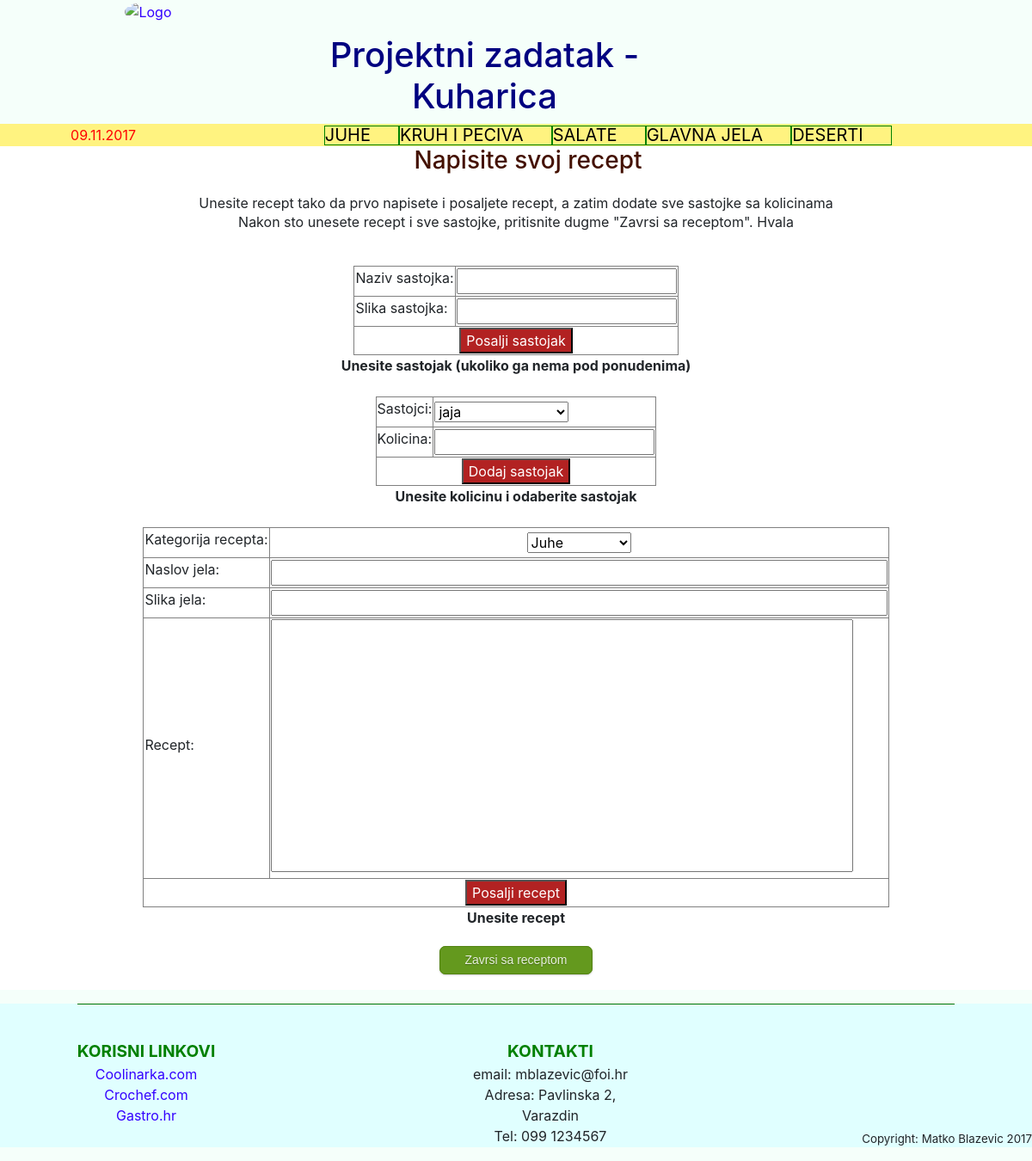
The page /novi_recepti.php on the database its author committed.
### tables this page shows
CREATE TABLE `kategorija` (
  `kategorija_id` int(10) UNSIGNED NOT NULL,
  `korisnik_id` int(10) UNSIGNED NOT NULL,
  `naziv` varchar(100) DEFAULT NULL,
  `slika` varchar(250) DEFAULT NULL
);

### novi_recepti.php (the view, shortened to what this page needs)
<?php
	include ('header.php');
	$recept_id = NULL;
	if (!empty($_POST['naslov']) && !empty($_POST['recept'])) {
		if($_SESSION['aktivni_korisnik_tip']==0) {
				$odobren = 1; }
		else { $odobren = 0; }
	$sql = "INSERT INTO  recept (recept_id ,kategorija_id ,korisnik_id ,naslov ,slika ,tekst ,odobren)
		VALUES ('$recept_id','$_POST[kategorija_id]','$_SESSION[korisnik_id]','$_POST[naslov]','$_POST[slika_jela]','$_POST[recept]','$odobren')";
		$rs = mysqli_query($link, $sql);
		 $id_recepta = mysqli_insert_id($link);
		 $_SESSION['recept_id'] = $id_recepta;
	if(! $rs) {
		$msg = "Recept nije uspjesno poslan"; }
	else { $msg = "Recept uspjesno poslan"; }
	} else {$msg = "Unesite recept";}
	$sql2 = "SELECT sastojak_id, naziv FROM sastojak";
	$res2 = mysqli_query($link, $sql2);
	if (!empty($_POST['n_sastojak']) && !empty($_POST['slika_sastojak'])) {
	$sql4 = "INSERT INTO sastojak (sastojak_id, naziv, slika)
			VALUES (NULL,'$_POST[n_sastojak]','$_POST[slika_sastojak]')";
	$res4 = mysqli_query($link, $sql4);
		header("Location: " . $_SERVER['REQUEST_URI']);
		exit();
	}
	else { $msg4 = "Unesite sastojak (ukoliko ga nema pod ponudenima)";}
	if (!empty($_POST['kolicina'])) {
	@$recept_id = $_SESSION['recept_id'];
	if (empty($_SESSION['recept_id'])) {echo "<b>Napisite prvo recept, a zatim dodajte sastojke</b>";}
	$sastojak = $_POST['sastojak_recepta'];
	$kolicina = $_POST['kolicina'];
	$sql3 = "INSERT INTO sastojak_recepta (recept_id, sastojak_id, kolicina)
			VALUES ('$recept_id','$sastojak','$kolicina')";
	$res3= mysqli_query($link, $sql3);
	if (!$res3) {$msg3 = "Sastojak nije poslan"; }
		else {$msg3 = "Sastojak poslan";}
	} else {$msg3 = "Unesite kolicinu i odaberite sastojak";}
	$sql5 = "SELECT kategorija_id, naziv FROM kategorija";
	$res5 = mysqli_query($link, $sql5);
	?>
	<center><h3>Napisite svoj recept</h3><br>
	<p>Unesite recept tako da prvo napisete i posaljete recept, a zatim dodate sve sastojke sa kolicinama<br>
	Nakon sto unesete recept i sve sastojke, pritisnite dugme "Zavrsi sa receptom". Hvala </p></center><br>
<center><form id="novi_sastojak" action="novi_recepti.php" method="post" >
<table border="1" cellspacing="2">
	<tr>
	<td><label for="n_sastojak"> Naziv sastojka: </label></td>
	<td><input name="n_sastojak" type="text" /></td></tr>
	<tr>
	<td><label for="slika_sastojak"> Slika sastojka: </label></td>
	<td><input name="slika_sastojak" type="text" /></td></tr>
	<tr><td align="middle" colspan="2"><input id="dugme" type="submit" name="dodaj1" value="Posalji sastojak" /></td></tr>
</table></form><b><?php echo $msg4  ?></b></center>
 <br>
<center><form id="sastojak_recepta" action="novi_recepti.php" method="post" >
<table border="1" cellspacing="2">
<tr>
	<td><label for="sastojak"> Sastojci: </label></td>
	<td>
<select name="sastojak_recepta">
	<?php while($row = mysqli_fetch_array($res2)) {
        echo '<option value="'.$row['sastojak_id'].'" >'.$row['naziv'].'</option>';
   } ?>
</select></td></tr>
<tr><td><label for="kolicina" >Kolicina: </label></td>
	<td><input name="kolicina" type="text" maxlength="15" /></td></tr>
	<tr><td colspan="2" align="middle"><input type="submit" id="dugme" name="dodaj" value="Dodaj sastojak" /></td></tr>
</table></form><b><?php echo $msg3 ?></b></center>
 <br>
<center><form id="novi_recept" method="post" action="novi_recepti.php" >
<table border="1" cellspacing="2" cellpadding="1" >
<tr>
	<td><label for="kategorija_id">Kategorija recepta: </label></td>
	<td align="middle">
	<select name="kategorija_id" >
		<?php
		while($row = mysqli_fetch_array($res5)) {
    echo '<option value="'.$row['kategorija_id'].'" >'.$row['naziv'].'</option>';
   } ?>
	</select>
	</td>
</tr>
<tr>
	<td><label for="naslov"> Naslov jela: </label></td>
	<td><input name="naslov" size="65" type="text" /></td></tr>
<tr>
	<td><label for="slika_jela"> Slika jela: </label></td>
	<td><input name="slika_jela" type="text" size="65" /> </td><tr>
<tr>
	<td><label for="recept"> Recept: </label></td>
	<td><textarea name="recept" rows="12" cols="64" ></textarea></td></tr>
<tr>
	<td align="middle" colspan="2"><input type="submit" id="dugme" name="posalji" value="Posalji recept" /></td></tr>
</table>
</form><?php echo "<center><b>$msg</b></center>"; ?></center>
<br /><center><a href='?reset=Reset' id="vazno" class="green" > Zavrsi sa receptom </a></center>
<br />
<?php
include ('footer.php'); ?>

### header.php (shortened to what this page needs)
<!DOCTYPE html>
<?php
include ('bazapodataka.php');
?>
<head>
<link rel="stylesheet" href="css/bootstrap.min.css">
<link rel="stylesheet" type="text/css" href="css/iwa2013.css">
<div class="container">
	<div class="row">
		<div class="col-md-3">
		<a href="index.php">
		<img src="http://localhost/iwa2017/slike/banner.jpg" class="rounded-circle" name="logo" alt="Logo" height="240" width="240">
		</a></div>
	<div>
		<div class="col-md-9"><h1>Projektni zadatak - Kuharica</h1></div>
	</div>
</div></div>
<table bgcolor="#FFF380" width="100%" >
	<tr>
	<td width="20%" id="datum"><?php echo date("d.m.Y"); ?></td>
	<td  width="80%" id="meni" >
	<?php
	$sql = "SELECT kategorija_id, naziv FROM kategorija";
	$res = mysqli_query($link, $sql);
	while(list($kategorija_id, $naziv) = mysqli_fetch_array($res)) {
echo "<div id='izbornik' align='center'>";
echo "<center><ul>
	<li><a class='izbornik' href='recepti.php?ref=$kategorija_id' >$naziv </a></li>
</ul></center>";
echo "</div>";
}
?>
</td></tr></table>
</head>
<body>
<div id="sadrzaj" >

### footer.php (shortened to what this page needs)
</div>
</body>
<footer class="podnozje">
<hr width="85%" color="green" size="4" /><br />
<div class="prvalista">
<ul>
	<li class="podebljano">KORISNI LINKOVI </li>
	<li><a href="http://www.coolinarika.com/">Coolinarka.com </a></li>
	<li><a href="http://www.crochef.com/">Crochef.com</a> </li>
	<li><a href="http://www.gastro.hr/">Gastro.hr</a> </li>
</ul></div>
<div class="drugalista">
<ul>
	<li class="podebljano">KONTAKTI </li>
	<li>email: mblazevic@foi.hr </li>
	<li>Adresa: Pavlinska 2, Varazdin </li>
	<li>Tel: 099 1234567 </li>
</ul></div>
<div class="copy"><p>Copyright: Matko Blazevic 2017</p></div>
</footer>
</html>

### css/iwa2013.css (style rules this page uses)
#sadrzaj { background-color: white; }
body { text-align:center; background-color: #f5fffa; }
p { line-height: 140%; }
h1 { color:navy; margin-top: 1em; margin-left: 1em; }
h3 { color:#441100; margin-left: 1em; margin-bottom: -3px; }
.podnozje { background: #e0ffff; }
a:link { color:#3300ff; text-decoration: none; }
li.podebljano { color: green; font-size: larger; font-weight: bold; }
ul { list-style-type: none; }
div.prvalista { width: 20%; float: left; margin-left: 30px; }
div.drugalista { width: 20%; float:left; margin-left: 230px; }
div.copy { font-size: smaller; margin-top: 8em; text-align: right; }
a.izbornik { color:black; font-size:20px; }
#izbornik ul { line-height: 20px; margin:auto auto; width: 80%; text-transform:uppercase; list-style-position:inside; }
#izbornik li { float:left; padding-right:2em; border: solid green 1px; }
#dugme { font-size: 16px; color: white; background-color: firebrick; }
#vazno { color: #e8f0de; border: solid 1px #538312; background: #64991e; cursor: pointer; text-align: center; text-decoration: none; font: 14px/100% Arial, Helvetica, sans-serif; padding: .5em 2em .55em; text-shadow: 0 1px 1px rgba(0,0,0,.3); -webkit-border-radius: .5em; -moz-border-radius: .5em; border-radius: .5em; -webkit-box-shadow: 0 1px 2px rgba(0,0,0,.2); -moz-box-shadow: 0 1px 2px rgba(0,0,0,.2); box-shadow: 0 1px 2px rgba(0,0,0,.2); }
textarea { resize:none; }
#datum { color:red; }
.green { color: #e8f0de; border: solid 1px #538312; background: #64991e; background: -webkit-gradient(linear, left top, left bottom, from(#7db72f), to(#4e7d0e)); background: -moz-linear-gradient(top, #7db72f, #4e7d0e); }

### rows shown on the page
kategorija: naziv "JUHE"
kategorija: naziv "KRUH I PECIVA"
kategorija: naziv "SALATE"
kategorija: naziv "GLAVNA JELA"
kategorija: naziv "DESERTI"

### other values the page prints
$msg4 "Unesite sastojak (ukoliko ga nema pod ponudenima)"
$msg3 "Unesite kolicinu i odaberite sastojak"
$msg "Unesite recept"
form field sastojak_recepta "jaja"
form field kategorija_id "Juhe"
